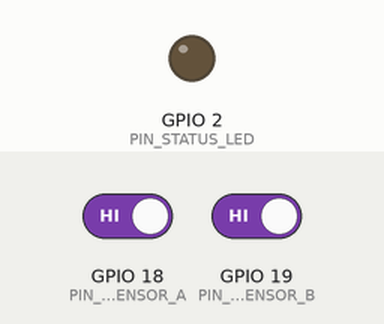
This sketch was run on a simulated ESP32. On the bench: output pins drawn as LEDs (lit = HIGH). Inputs (shaded band) come from the test bench; at power-on: GPIO 18 (PIN_IR_SENSOR_A) HIGH, GPIO 19 (PIN_IR_SENSOR_B) HIGH. WiFi joins after 1.5 s; servers stay silent unless stated; uploads are accepted with an empty reply; EEPROM starts erased; what the sketch prints to the serial monitor is not drawn.

Above: at 0.0 s.
At 3.7 s:
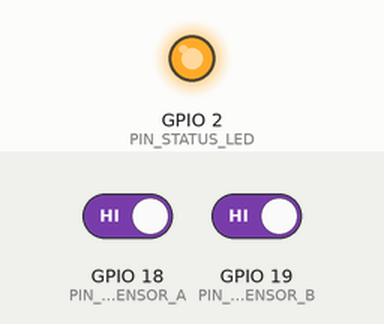
3.8 s: GPIO 18 (PIN_IR_SENSOR_A) driven LOW
At 4.9 s:
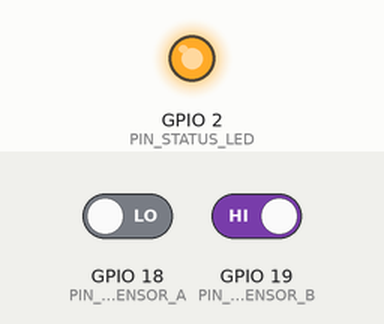
5.3 s: GPIO 18 (PIN_IR_SENSOR_A) driven HIGH
Timing chart, 0 to 8.3 s (numbered marks = the images above; inputs shaded):
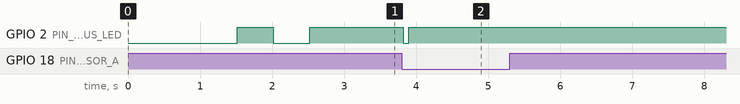

Measured:
- after the input at 3.8 s, GPIO 2 (PIN_STATUS_LED): HIGH → LOW at once, → HIGH 0.08 s later
- after the input at 5.3 s, every drawn part: stays the same

The sketch:

esp32_shuttle_counter.ino
```cpp
/*
 * VIT Shuttle — ESP32 Dual IR Passenger Counter Firmware
 * Platform: ESP32 (Arduino Core)
 * Author: VIT Transit Systems Engineering
 *
 * Hardware Description:
 *   - ESP32 DevKit V1
 *   - 2x Active-LOW IR Obstacle Sensors (Sensor A: Outer Door, Sensor B: Inner Door)
 *   - Status LED on GPIO 2
 *   - Preferences NVS storage to preserve passenger count across unexpected restarts
 */

#include <WiFi.h>
#include <HTTPClient.h>
#include <WiFiClientSecure.h>
#include <Preferences.h>
#include "config.h"

// Non-volatile storage to persist passenger count across reboots
Preferences preferences;

// Tracking state variables
int localPassengerCount = 0;
unsigned long sequenceNumber = 0;
unsigned long lastHeartbeatTime = 0;

// Directional State Machine States
enum SensorState {
  STATE_IDLE,
  STATE_A_FIRST, // Entered from outside towards inside
  STATE_B_FIRST  // Exited from inside towards outside
};

SensorState currentState = STATE_IDLE;
unsigned long stateStartTime = 0;

void setup() {
  Serial.begin(115200);
  delay(1000);
  Serial.println("\n==========================================");
  Serial.println("  VIT Shuttle — ESP32 IR Passenger Counter");
  Serial.print("  Device: "); Serial.println(DEVICE_CODE);
  Serial.print("  Firmware: "); Serial.println(FIRMWARE_VERSION);
  Serial.println("==========================================");

  // Configure GPIO Pins
  pinMode(PIN_IR_SENSOR_A, INPUT_PULLUP);
  pinMode(PIN_IR_SENSOR_B, INPUT_PULLUP);
  pinMode(PIN_STATUS_LED, OUTPUT);
  digitalWrite(PIN_STATUS_LED, LOW);

  // Load persisted passenger count and sequence from NVS
  preferences.begin("shuttle_iot", false);
  localPassengerCount = preferences.getInt("pass_count", 0);
  sequenceNumber = preferences.getULong("seq_no", 0);
  Serial.printf("[NVS] Restored local passenger count: %d, seq: %lu\n", localPassengerCount, sequenceNumber);

  // Connect to Wi-Fi
  connectWiFi();
}

// Set to true if testing with 1 IR sensor. Set to false for 2-sensor directional doorway.
#define SINGLE_SENSOR_MODE true

bool lastSensorAState = false;

void loop() {
  // Ensure Wi-Fi remains connected
  if (WiFi.status() != WL_CONNECTED) {
    digitalWrite(PIN_STATUS_LED, LOW);
    connectWiFi();
  } else {
    digitalWrite(PIN_STATUS_LED, HIGH);
  }

  // Read IR sensor states (Active LOW: LOW / 0 = Obstacle/Hand detected, HIGH / 1 = Clear)
  bool aBlocked = (digitalRead(PIN_IR_SENSOR_A) == LOW);
  bool bBlocked = (digitalRead(PIN_IR_SENSOR_B) == LOW);
  unsigned long now = millis();

  // Print raw sensor debug to Serial Monitor every time it changes
  if (aBlocked != lastSensorAState) {
    Serial.printf("[SENSOR RAW] Sensor A (GPIO 18): %s\n", aBlocked ? "HAND DETECTED (BLOCKED)" : "CLEAR");
  }

  // =========================================================================
  // MODE 1: SINGLE-SENSOR MODE (Immediate trigger on hand wave)
  // =========================================================================
  if (SINGLE_SENSOR_MODE) {
    // Edge trigger: Only count when hand enters beam (transition from clear -> blocked)
    if (aBlocked && !lastSensorAState) {
      localPassengerCount++;
      sequenceNumber++;
      persistState();

      Serial.printf("\n>>> [HAND DETECTED] Passenger In! Count: %d | Seq: %lu\n", localPassengerCount, sequenceNumber);
      pulseLed();
      sendOccupancyEvent("entry", 1, localPassengerCount);

      delay(400); // Debounce delay to prevent double-counting 1 hand wave
    }
    lastSensorAState = aBlocked;
  }
  // =========================================================================
  // MODE 2: DUAL-SENSOR DIRECTIONAL MODE (Doorway A -> B entry, B -> A exit)
  // =========================================================================
  else {
    lastSensorAState = aBlocked;
    switch (currentState) {
      case STATE_IDLE:
        if (aBlocked && !bBlocked) {
          currentState = STATE_A_FIRST;
          stateStartTime = now;
          Serial.println("[IR] Sensor A interrupted (Outer -> Inner attempt)");
        } else if (bBlocked && !aBlocked) {
          currentState = STATE_B_FIRST;
          stateStartTime = now;
          Serial.println("[IR] Sensor B interrupted (Inner -> Outer attempt)");
        }
        break;

      case STATE_A_FIRST:
        if (bBlocked) {
          localPassengerCount++;
          sequenceNumber++;
          persistState();
          Serial.printf("[ENTRY DETECTED] New Count: %d | Seq: %lu\n", localPassengerCount, sequenceNumber);

          pulseLed();
          sendOccupancyEvent("entry", 1, localPassengerCount);

          delay(SENSOR_DEBOUNCE_MS);
          currentState = STATE_IDLE;
        } else if (now - stateStartTime > DIRECTION_TIMEOUT_MS) {
          Serial.println("[IR] Timeout: Person did not complete entry. Resetting state.");
          currentState = STATE_IDLE;
        }
        break;

      case STATE_B_FIRST:
        if (aBlocked) {
          if (localPassengerCount > 0) {
            localPassengerCount--;
          }
          sequenceNumber++;
          persistState();
          Serial.printf("[EXIT DETECTED] New Count: %d | Seq: %lu\n", localPassengerCount, sequenceNumber);

          pulseLed();
          sendOccupancyEvent("exit", -1, localPassengerCount);

          delay(SENSOR_DEBOUNCE_MS);
          currentState = STATE_IDLE;
        } else if (now - stateStartTime > DIRECTION_TIMEOUT_MS) {
          Serial.println("[IR] Timeout: Person did not complete exit. Resetting state.");
          currentState = STATE_IDLE;
        }
        break;
    }
  }

  // Periodic heartbeat transmission
  if (now - lastHeartbeatTime >= HEARTBEAT_INTERVAL_MS) {
    sendHeartbeat();
    lastHeartbeatTime = now;
  }

  delay(20); // Small loop pause
}

void connectWiFi() {
  Serial.printf("[WiFi] Connecting to SSID: %s ", WIFI_SSID);
  WiFi.mode(WIFI_STA);
  WiFi.begin(WIFI_SSID, WIFI_PASSWORD);

  int attempts = 0;
  while (WiFi.status() != WL_CONNECTED && attempts < 20) {
    delay(500);
    Serial.print(".");
    digitalWrite(PIN_STATUS_LED, !digitalRead(PIN_STATUS_LED)); // Toggle LED while connecting
    attempts++;
  }

  if (WiFi.status() == WL_CONNECTED) {
    digitalWrite(PIN_STATUS_LED, HIGH);
    Serial.println("\n[WiFi] Connected successfully!");
    Serial.print("[WiFi] IP Address: "); Serial.println(WiFi.localIP());
    Serial.print("[WiFi] RSSI Signal: "); Serial.print(WiFi.RSSI()); Serial.println(" dBm");
  } else {
    Serial.println("\n[WiFi] Failed to connect. Will retry in background loop.");
  }
}

void persistState() {
  preferences.putInt("pass_count", localPassengerCount);
  preferences.putULong("seq_no", sequenceNumber);
}

void pulseLed() {
  digitalWrite(PIN_STATUS_LED, LOW);
  delay(80);
  digitalWrite(PIN_STATUS_LED, HIGH);
}

void sendOccupancyEvent(const char* eventType, int delta, int countAfter) {
  if (WiFi.status() != WL_CONNECTED) {
    Serial.println("[HTTP] Cannot send event: Wi-Fi disconnected");
    return;
  }

  HTTPClient http;
  String url = String(BACKEND_BASE_URL) + "/api/iot/shuttles/" + String(SHUTTLE_ID) + "/occupancy";

  http.begin(url);
  http.addHeader("Content-Type", "application/json");
  http.addHeader("X-API-Key", DEVICE_API_KEY);
  http.addHeader("User-Agent", "ESP32-VIT-Shuttle/1.2.0");

  String payload = "{";
  payload += "\"device_code\":\"" + String(DEVICE_CODE) + "\",";
  payload += "\"shuttle_id\":" + String(SHUTTLE_ID) + ",";
  payload += "\"sequence_number\":" + String(sequenceNumber) + ",";
  payload += "\"event_type\":\"" + String(eventType) + "\",";
  payload += "\"delta\":" + String(delta) + ",";
  payload += "\"passenger_count\":" + String(countAfter);
  payload += "}";

  Serial.printf("[HTTP] POST %s -> %s\n", url.c_str(), payload.c_str());

  int httpCode = http.POST(payload);

  if (httpCode > 0) {
    String response = http.getString();
    Serial.printf("[HTTP] Server Response (%d): %s\n", httpCode, response.c_str());
  } else {
    Serial.printf("[HTTP] POST failed, error: %s\n", http.errorToString(httpCode).c_str());
  }

  http.end();
}

void sendHeartbeat() {
  if (WiFi.status() != WL_CONNECTED) return;

  HTTPClient http;
  String url = String(BACKEND_BASE_URL) + "/api/iot/shuttles/" + String(SHUTTLE_ID) + "/heartbeat";

  http.begin(url);
  http.addHeader("Content-Type", "application/json");
  http.addHeader("X-API-Key", DEVICE_API_KEY);

  String payload = "{";
  payload += "\"device_code\":\"" + String(DEVICE_CODE) + "\",";
  payload += "\"firmware_version\":\"" + String(FIRMWARE_VERSION) + "\",";
  payload += "\"uptime_seconds\":" + String(millis() / 1000) + ",";
  payload += "\"wifi_rssi\":" + String(WiFi.RSSI()) + ",";
  payload += "\"current_count\":" + String(localPassengerCount);
  payload += "}";

  int httpCode = http.POST(payload);
  if (httpCode == 200) {
    Serial.println("[HEARTBEAT] Ping acknowledged by transit server.");
  } else {
    Serial.printf("[HEARTBEAT] Failed with code: %d\n", httpCode);
  }
  http.end();
}
```

config.h
```cpp
#ifndef CONFIG_H
#define CONFIG_H

// ==========================================
// VIT Shuttle ESP32 Sensor Configuration
// Configured for Vivo Y11 5G Hotspot
// ==========================================

// Wi-Fi Credentials for your Vivo Y11 5G Mobile Hotspot
#define WIFI_SSID "vivo Y11 5G"
#define WIFI_PASSWORD "9618498888"

// Backend API Server (Replace with your laptop's IP address on the hotspot)
// To find your laptop's IP after connecting your laptop to the Vivo hotspot:
// Open PowerShell/CMD and type 'ipconfig'. Look for IPv4 Address under Wi-Fi adapter.
#define BACKEND_BASE_URL "http://10.148.151.64:5000"

// Device & Shuttle Assignment for SH-01
#define SHUTTLE_ID 1
#define SHUTTLE_CODE "SH-01"
#define DEVICE_CODE "ESP32-SH01"
#define DEVICE_API_KEY "vit_esp32_key_sh-01"
#define FIRMWARE_VERSION "1.2.0"

// Hardware Pin Definitions (ESP32 DevKit V1)
// Sensor A is positioned near the outer doorway entrance
// Sensor B is positioned slightly inside (5-10cm apart)
#define PIN_IR_SENSOR_A 18  // Outer Door Sensor (Active LOW for common IR obstacle modules)
#define PIN_IR_SENSOR_B 19  // Inner Cabin Sensor
#define PIN_STATUS_LED  2   // Onboard Blue LED (GPIO 2)
#define PIN_BUZZER      4   // Optional audio feedback buzzer

// Timing & Debounce Configuration
#define SENSOR_DEBOUNCE_MS 150       // Minimum beam break duration to ignore noise
#define DIRECTION_TIMEOUT_MS 2000    // Max time between Sensor A & B trigger to validate direction
#define HEARTBEAT_INTERVAL_MS 30000  // Heartbeat ping interval (30 seconds)
#define RETRY_BACKOFF_BASE_MS 1000   // Network retry backoff base

#endif // CONFIG_H
```
